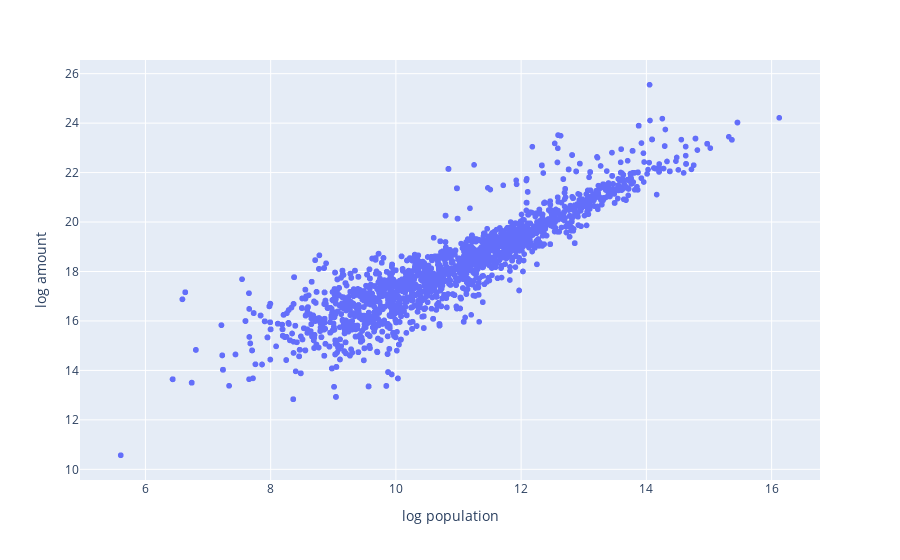
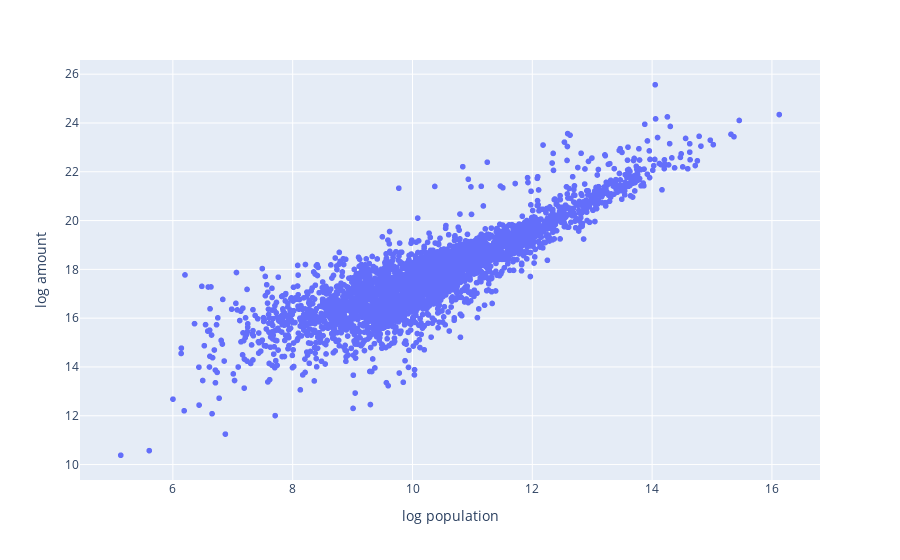

Notebook source saved alongside these figures, in order:
### Code cell
import plotly.express as px



df['log amount'] = np.log(df.amount)
df['log population'] = np.log(df.population)
df['log population'].isna().sum()
df=df.dropna(axis=0)

fig = px.scatter(df, y="log amount", x="log population", hover_data=["county_name", "State"])
fig.show()

df2['log amount'] = np.log(df2.amount)
df2['log population'] = np.log(df2.population)
df2['log population'].isna().sum()
df2=df2.dropna(axis=0)
df2['county_name'] = df2['display_name']

fig = px.scatter(df2, y="log amount", x="log population", hover_data=["display_name"])
fig.show()

### Figure 1 — Plotly figure (JSON) as saved in the notebook; plotly's stock layout.template omitted (floating-point values rounded to 4 significant figures; data arrays with more than 128 entries replaced by an {"elided": "..."} marker saying what was removed)
{"data": [{"customdata": {"elided": "11986x2 str values"}, "hovertemplate": "log population=%{x}<br>log amount=%{y}<br>county_name=%{customdata[0]}<br>State=%{customdata[1]}<extra></extra>", "legendgroup": "", "marker": {"color": "#636efa", "symbol": "circle"}, "mode": "markers", "name": "", "showlegend": false, "type": "scattergl", "x": {"elided": "11986 float values"}, "xaxis": "x", "y": {"elided": "11986 float values"}, "yaxis": "y"}], "layout": {"legend": {"tracegroupgap": 0}, "margin": {"t": 60}, "xaxis": {"anchor": "y", "domain": [0, 1], "title": {"text": "log population"}}, "yaxis": {"anchor": "x", "domain": [0, 1], "title": {"text": "log amount"}}}}

### Figure 2 — Plotly figure (JSON) as saved in the notebook; plotly's stock layout.template omitted (floating-point values rounded to 4 significant figures; data arrays with more than 128 entries replaced by an {"elided": "..."} marker saying what was removed)
{"data": [{"customdata": {"elided": "3141x1 str values"}, "hovertemplate": "log population=%{x}<br>log amount=%{y}<br>display_name=%{customdata[0]}<extra></extra>", "legendgroup": "", "marker": {"color": "#636efa", "symbol": "circle"}, "mode": "markers", "name": "", "showlegend": false, "type": "scattergl", "x": {"elided": "3141 float values"}, "xaxis": "x", "y": {"elided": "3141 float values"}, "yaxis": "y"}], "layout": {"legend": {"tracegroupgap": 0}, "margin": {"t": 60}, "xaxis": {"anchor": "y", "domain": [0, 1], "title": {"text": "log population"}}, "yaxis": {"anchor": "x", "domain": [0, 1], "title": {"text": "log amount"}}}}
